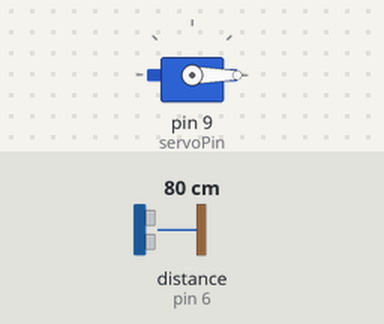
Simulated run of this sketch. Board: Arduino Uno, built with avr-gcc and run on an emulated ATmega328P. Parts: servo. Wiring (inferred from the names in the program): ultrasonic range finder: trigger pin 7; echo pin 6. Inputs (shaded band) come from the test bench; at power-on: distance to the obstacle (sensor on pin 6) 80 cm. The echo pulse lasts 58.3 µs per cm.

Above: at 0.1 s.
Timing chart, 0 to 1.6 s (numbered marks = the images above):
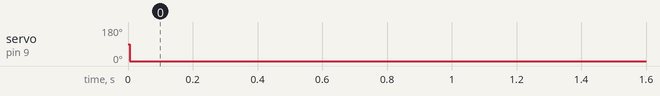

The sketch:

test.ino
```cpp
#include <Servo.h>
Servo myservo;   // create servo object to control a servo
int servoPin = 9; // servo pin number
int trigPin = 7;    // Trigger pin of the ultrasonic sensor
int echoPin = 6;    // Echo pin of the ultrasonic sensor
long duration, distance;
void setup() {
  myservo.attach(servoPin);  // attaches the servo on pin 9 to the servo object
  pinMode(trigPin, OUTPUT);  // Sets the trigPin as an Output
  pinMode(echoPin, INPUT);   // Sets the echoPin as an Input
  Serial.begin(9600);        // Starts the serial communication
}
void loop() {
  // Clears the trigPin
  digitalWrite(trigPin, LOW);
  delayMicroseconds(2);

  // Sets the trigPin on HIGH state for 10 micro seconds
  digitalWrite(trigPin, HIGH);
  delayMicroseconds(10);
  digitalWrite(trigPin, LOW);

  // Reads the echoPin, returns the sound wave travel time in microseconds
  duration = pulseIn(echoPin, HIGH);

  // Calculating the distance
  distance = 4; //duration * 0.034 / 2;

  // Moving the servo/*If the distance is less than or equal to 20cm*/
   if(distance <= 5 ){
   myservo.write(0);
  }else{
    myservo.write(180);
    }

} 
```

Measured:
- by itself, servo on pin 9 (servoPin): 90° → 0° at 0.01 s
